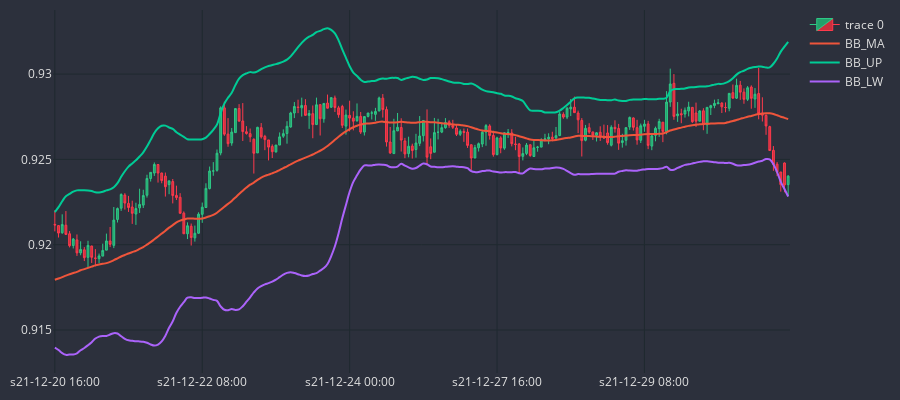

The notebook cell this image was saved under:
### Code cell
cp = CandlePlot(df_an.iloc[-200:], candles=True)
cp.show_plot(line_traces=['BB_MA', 'BB_UP', 'BB_LW'])

### Figure 1 — Plotly figure (JSON) as saved in the notebook; plotly's stock layout.template omitted (floating-point values rounded to 4 significant figures; data arrays with more than 128 entries replaced by an {"elided": "..."} marker saying what was removed)
{"data": [{"close": {"elided": "200 float values"}, "decreasing": {"fillcolor": "#CC2E3C", "line": {"color": "#FF3A4C"}}, "high": {"elided": "200 float values"}, "increasing": {"fillcolor": "#24A06B", "line": {"color": "#2EC886"}}, "line": {"width": 1}, "low": {"elided": "200 float values"}, "opacity": 1, "open": {"elided": "200 float values"}, "type": "candlestick", "x": {"elided": "200 str values"}}, {"line": {"shape": "spline", "width": 2}, "name": "BB_MA", "type": "scatter", "x": {"elided": "200 str values"}, "y": {"elided": "200 float values"}}, {"line": {"shape": "spline", "width": 2}, "name": "BB_UP", "type": "scatter", "x": {"elided": "200 str values"}, "y": {"elided": "200 float values"}}, {"line": {"shape": "spline", "width": 2}, "name": "BB_LW", "type": "scatter", "x": {"elided": "200 str values"}, "y": {"elided": "200 float values"}}], "layout": {"font": {"color": "#e1e1e1", "size": 12}, "height": 400, "margin": {"b": 10, "l": 10, "r": 10, "t": 10}, "paper_bgcolor": "#2c303c", "plot_bgcolor": "#2c303c", "width": 900, "xaxis": {"gridcolor": "#1f292f", "nticks": 5, "rangeslider": {"visible": false}}, "yaxis": {"gridcolor": "#1f292f"}}}
